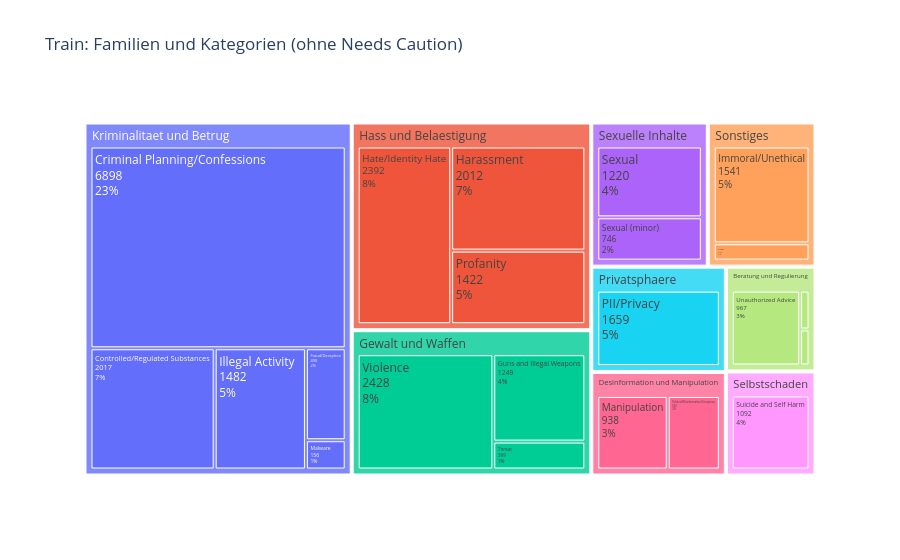

Notebook source saved alongside this figure:
### Markdown cell above
**Treemap:** Nennungen pro Familie und Kategorie im Train-Split als verschachtelte Kacheln: außen die Familie, innen die Kategorien. Die Fläche entspricht der Häufigkeit, angezeigt werden Name, Anzahl und Anteil am Gesamten.

### Code cell
import plotly.express as px

tm = (df_long.dropna(subset=["familie"])
      .loc[lambda d: ~d["kategorie"].isin(nicht_in_grafiken)]   # Zusatzmarker nicht mitzählen
      .groupby(["familie", "kategorie"]).size()
      .reset_index(name="n"))

fig = px.treemap(tm, path=["familie", "kategorie"], values="n",
                 title="Train: Familien und Kategorien (ohne Needs Caution)")
fig.update_traces(textinfo="label+value+percent root")
fig.show()

### Figure 1 — Plotly figure (JSON) as saved in the notebook; plotly's stock layout.template omitted (floating-point values rounded to 4 significant figures)
{"data": [{"branchvalues": "total", "domain": {"x": [0, 1], "y": [0, 1]}, "hovertemplate": "labels=%{label}<br>n=%{value}<br>parent=%{parent}<br>id=%{id}<extra></extra>", "ids": ["Beratung und Regulierung/Copyright/Trademark/Plagiarism", "Beratung und Regulierung/High Risk Gov Decision Making", "Beratung und Regulierung/Unauthorized Advice", "Desinformation und Manipulation/Manipulation", "Desinformation und Manipulation/Political/Misinformation/Conspiracy", "Gewalt und Waffen/Guns and Illegal Weapons", "Gewalt und Waffen/Threat", "Gewalt und Waffen/Violence", "Hass und Belaestigung/Harassment", "Hass und Belaestigung/Hate/Identity Hate", "Hass und Belaestigung/Profanity", "Kriminalitaet und Betrug/Controlled/Regulated Substances", "Kriminalitaet und Betrug/Criminal Planning/Confessions", "Kriminalitaet und Betrug/Fraud/Deception", "Kriminalitaet und Betrug/Illegal Activity", "Kriminalitaet und Betrug/Malware", "Privatsphaere/PII/Privacy", "Selbstschaden/Suicide and Self Harm", "Sexuelle Inhalte/Sexual", "Sexuelle Inhalte/Sexual (minor)", "Sonstiges/Immoral/Unethical", "Sonstiges/Other", "Beratung und Regulierung", "Desinformation und Manipulation", "Gewalt und Waffen", "Hass und Belaestigung", "Kriminalitaet und Betrug", "Privatsphaere", "Selbstschaden", "Sexuelle Inhalte", "Sonstiges"], "labels": ["Copyright/Trademark/Plagiarism", "High Risk Gov Decision Making", "Unauthorized Advice", "Manipulation", "Political/Misinformation/Conspiracy", "Guns and Illegal Weapons", "Threat", "Violence", "Harassment", "Hate/Identity Hate", "Profanity", "Controlled/Regulated Substances", "Criminal Planning/Confessions", "Fraud/Deception", "Illegal Activity", "Malware", "PII/Privacy", "Suicide and Self Harm", "Sexual", "Sexual (minor)", "Immoral/Unethical", "Other", "Beratung und Regulierung", "Desinformation und Manipulation", "Gewalt und Waffen", "Hass und Belaestigung", "Kriminalitaet und Betrug", "Privatsphaere", "Selbstschaden", "Sexuelle Inhalte", "Sonstiges"], "name": "", "parents": ["Beratung und Regulierung", "Beratung und Regulierung", "Beratung und Regulierung", "Desinformation und Manipulation", "Desinformation und Manipulation", "Gewalt und Waffen", "Gewalt und Waffen", "Gewalt und Waffen", "Hass und Belaestigung", "Hass und Belaestigung", "Hass und Belaestigung", "Kriminalitaet und Betrug", "Kriminalitaet und Betrug", "Kriminalitaet und Betrug", "Kriminalitaet und Betrug", "Kriminalitaet und Betrug", "Privatsphaere", "Selbstschaden", "Sexuelle Inhalte", "Sexuelle Inhalte", "Sonstiges", "Sonstiges", "", "", "", "", "", "", "", "", ""], "textinfo": "label+value+percent root", "type": "treemap", "values": [64.0, 69.0, 967.0, 938.0, 693.0, 1249.0, 399.0, 2428.0, 2012.0, 2392.0, 1422.0, 2017.0, 6898.0, 490.0, 1482.0, 156.0, 1659.0, 1092.0, 1220.0, 746.0, 1541.0, 276.0, 1100.0, 1631.0, 4076.0, 5826.0, 11040.0, 1659.0, 1092.0, 1966.0, 1817.0]}], "layout": {"legend": {"tracegroupgap": 0}, "title": {"text": "Train: Familien und Kategorien (ohne Needs Caution)"}}}
